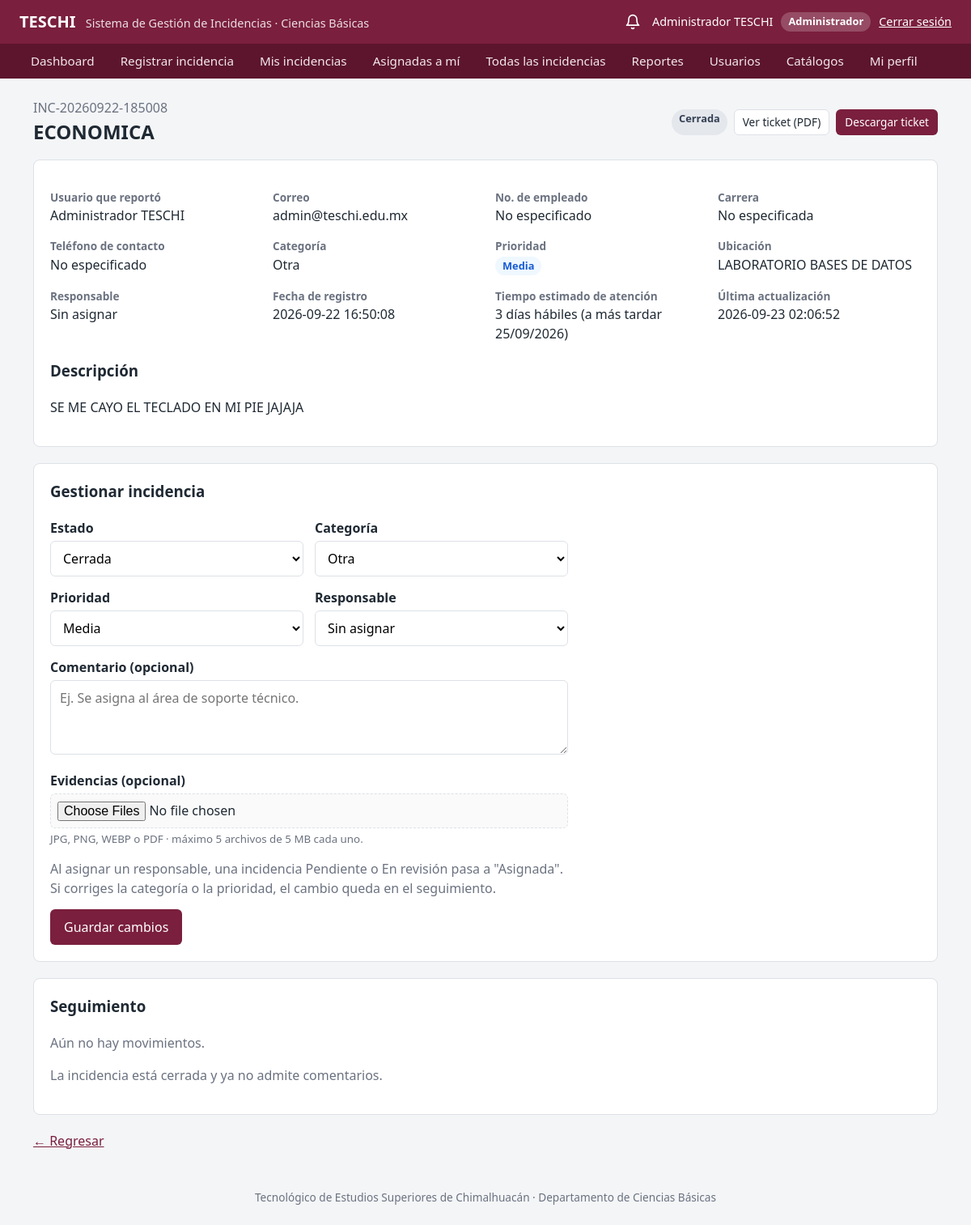
Before: /public/detalle_incidencia.php?id=3 (signed in) with the older database file.
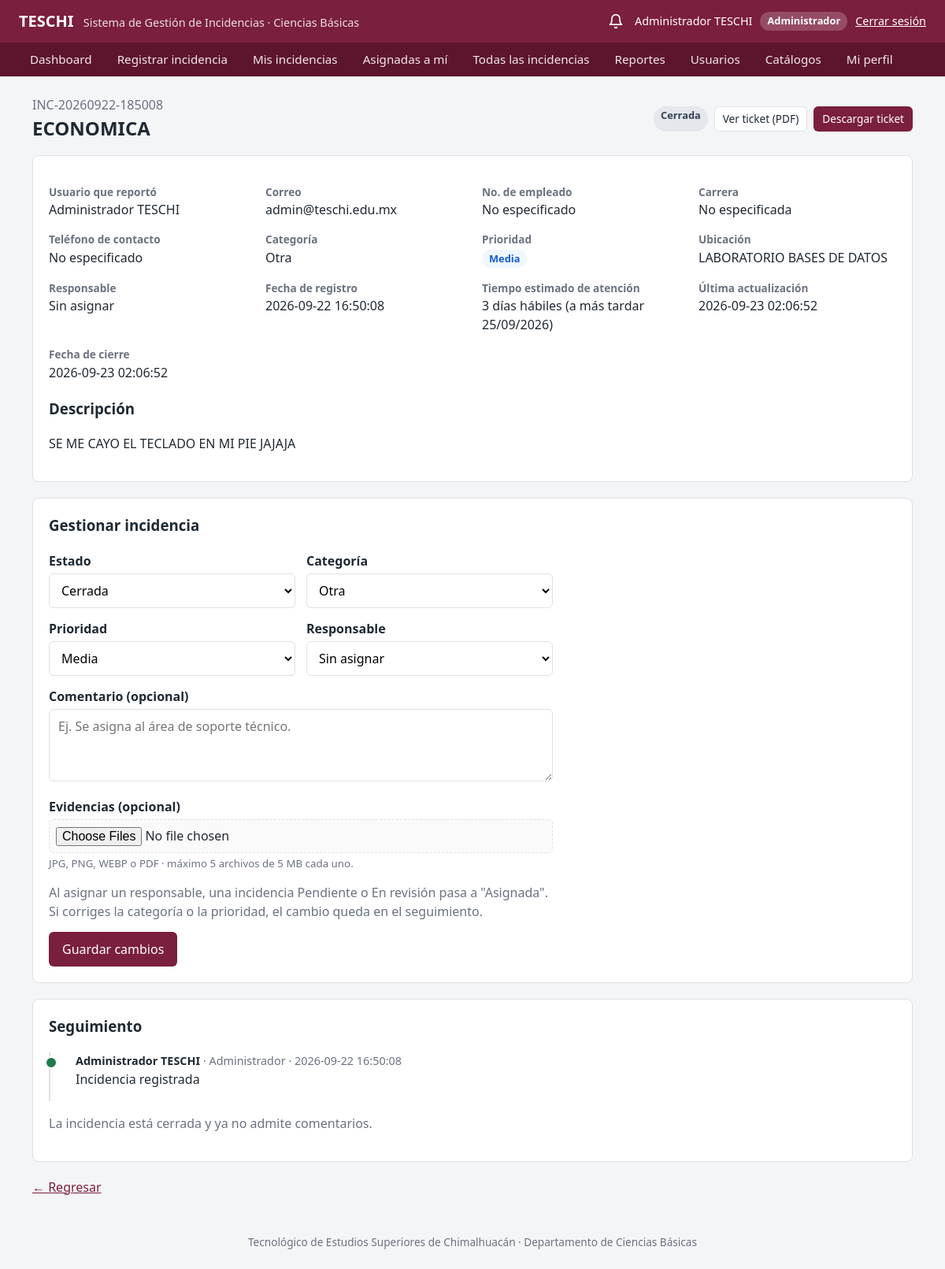
After: the same page with the newer database file.
### tables this page shows
CREATE TABLE `incidencias` (
  `id` int(11) NOT NULL,
  `folio` varchar(30) NOT NULL,
  `usuario_id` int(11) NOT NULL,
  `categoria_id` int(11) NOT NULL,
  `prioridad_id` int(11) NOT NULL,
  `estado_id` int(11) NOT NULL,
  `titulo` varchar(200) NOT NULL,
  `descripcion` text NOT NULL,
  `ubicacion` varchar(200) DEFAULT NULL,
  `responsable_id` int(11) DEFAULT NULL,
  `fecha_registro` timestamp NOT NULL DEFAULT current_timestamp(),
  `fecha_actualizacion` timestamp NOT NULL DEFAULT current_timestamp() ON UPDATE current_timestamp(),
  `fecha_cierre` datetime DEFAULT NULL
);

CREATE TABLE `estados_incidencia` (
  `id` int(11) NOT NULL,
  `nombre` varchar(50) NOT NULL,
  `descripcion` varchar(255) DEFAULT NULL
);

CREATE TABLE `usuarios` (
  `id` int(11) NOT NULL,
  `matricula` varchar(30) DEFAULT NULL,
  `nombre` varchar(100) NOT NULL,
  `apellido_paterno` varchar(100) DEFAULT NULL,
  `apellido_materno` varchar(100) DEFAULT NULL,
  `correo` varchar(150) NOT NULL,
  `password` varchar(255) NOT NULL,
  `rol_id` int(11) NOT NULL,
  `departamento` varchar(150) DEFAULT NULL,
  `telefono` varchar(20) DEFAULT NULL,
  `activo` tinyint(1) DEFAULT 1,
  `fecha_registro` timestamp NOT NULL DEFAULT current_timestamp()
);

CREATE TABLE `categorias` (
  `id` int(11) NOT NULL,
  `nombre` varchar(100) NOT NULL,
  `descripcion` varchar(255) DEFAULT NULL,
  `activo` tinyint(1) DEFAULT 1
);

CREATE TABLE `prioridades` (
  `id` int(11) NOT NULL,
  `nombre` varchar(50) NOT NULL,
  `nivel` int(11) NOT NULL,
  `activo` tinyint(1) NOT NULL DEFAULT 1
);

### app/models/Incidencia.php (called while the page is built, shortened)
<?php
class Incidencia
{
    private $conn;
    public function __construct($db)
    {
        $this->conn = $db;
    }
    public function buscarPorId($id)
    {
        $sql = "
            SELECT
                i.*,
                u.nombre,
                u.apellido_paterno,
                u.apellido_materno,
                u.correo,
                u.matricula,
                u.telefono AS telefono_usuario,
                u.carrera AS carrera_usuario,
                ru.nombre AS rol_solicitante,
                CONCAT(r.nombre, ' ', COALESCE(r.apellido_paterno, '')) AS responsable,
                c.nombre AS categoria,
                p.nombre AS prioridad,
                p.dias_atencion,
                e.nombre AS estado
            FROM incidencias i
            INNER JOIN usuarios u
                ON i.usuario_id = u.id
            INNER JOIN roles ru
                ON u.rol_id = ru.id
            LEFT JOIN usuarios r
                ON i.responsable_id = r.id
            INNER JOIN categorias c
                ON i.categoria_id = c.id
            INNER JOIN prioridades p
                ON i.prioridad_id = p.id
            INNER JOIN estados_incidencia e
                ON i.estado_id = e.id
            WHERE i.id = ?
            LIMIT 1
        ";
        $stmt = $this->conn->prepare($sql);
        $stmt->execute([$id]);
        return $stmt->fetch(PDO::FETCH_ASSOC);
    }
    public static function fechaCompromiso($fechaRegistro, $dias)
    {
        $fecha = new DateTime($fechaRegistro);
        $dias = (int) $dias;
        while ($dias > 0) {
            $fecha->modify("+1 day");
            if ((int) $fecha->format("N") <= 5) {
                $dias--;
            }
        }
        return $fecha;
    }
    public function obtenerEstados()
    {
        return $this->conn->query("
            SELECT id, nombre
            FROM estados_incidencia
            ORDER BY id
        ")->fetchAll(PDO::FETCH_KEY_PAIR);
    }
    public function opcionesClasificacion($tabla, $actual_id)
    {
        $orden = $tabla === "prioridades" ? "nivel" : "nombre";
        $stmt = $this->conn->prepare("
            SELECT id, nombre
            FROM $tabla
            WHERE activo = 1 OR id = ?
            ORDER BY $orden
        ");
        $stmt->execute([$actual_id]);
        return $stmt->fetchAll(PDO::FETCH_KEY_PAIR);
    }
    public function obtenerSeguimiento($incidencia_id)
    {
        $sql = "
            SELECT
                'historial' AS tipo,
                h.accion,
                h.descripcion AS texto,
                h.fecha,
                h.id,
                CONCAT(u.nombre, ' ', COALESCE(u.apellido_paterno, '')) AS usuario,
                r.nombre AS rol
            FROM historial_incidencias h
            INNER JOIN usuarios u ON h.usuario_id = u.id
            INNER JOIN roles r ON u.rol_id = r.id
            WHERE h.incidencia_id = ?
            UNION ALL
            SELECT
                'comentario' AS tipo,
                NULL AS accion,
                c.comentario AS texto,
                c.fecha,
                c.id,
                CONCAT(u.nombre, ' ', COALESCE(u.apellido_paterno, '')) AS usuario,
                r.nombre AS rol
            FROM comentarios_incidencia c
            INNER JOIN usuarios u ON c.usuario_id = u.id
            INNER JOIN roles r ON u.rol_id = r.id
            WHERE c.incidencia_id = ?
            ORDER BY fecha, tipo DESC, id
        ";
        $stmt = $this->conn->prepare($sql);
        $stmt->execute([$incidencia_id, $incidencia_id]);
        return $stmt->fetchAll(PDO::FETCH_ASSOC);
    }
}

### app/helpers/auth.php (called while the page is built, shortened)
<?php
function tieneRol(...$roles)
{
    return isset($_SESSION["rol"]) && in_array($_SESSION["rol"], $roles, true);
}
function esGestor()
{
    return tieneRol("Administrador", "Coordinador");
}
function e($valor)
{
    return htmlspecialchars((string) ($valor ?? ""), ENT_QUOTES, "UTF-8");
}
function claseEstado($estado)
{
    $clases = [
        "Pendiente" => "badge-pendiente",
        "En revisión" => "badge-revision",
        "Asignada" => "badge-asignada",
        "En proceso" => "badge-proceso",
        "Resuelta" => "badge-resuelta",
        "Cerrada" => "badge-cerrada",
        "Cancelada" => "badge-cancelada"
    ];
    return $clases[$estado] ?? "";
}
function clasePrioridad($prioridad)
{
    $clases = [
        "Baja" => "badge-baja",
        "Media" => "badge-media",
        "Alta" => "badge-alta",
        "Crítica" => "badge-critica"
    ];
    return $clases[$prioridad] ?? "";
}

### public/detalle_incidencia.php (the view, shortened to what the rows shown need)
<?php
require_once "../app/helpers/auth.php";
require_once "../app/models/Incidencia.php";
require_once "../app/helpers/evidencias.php";
$id = $_GET["id"] ?? "";
try {
    $database = new Database();
    $conn = $database->conectar();
    $incidenciaModel = new Incidencia($conn);
    $incidencia = $incidenciaModel->buscarPorId($id);
} catch (PDOException $e) {
    error_log("Error en la base de datos: " . $e->getMessage());
    die("Ocurrió un error al consultar la base de datos. Intenta de nuevo más tarde.");
}
$estados = $incidenciaModel->obtenerEstados();
$categoriasGestion = esGestor() ? $incidenciaModel->opcionesClasificacion("categorias", $incidencia["categoria_id"]) : [];
$prioridadesGestion = esGestor() ? $incidenciaModel->opcionesClasificacion("prioridades", $incidencia["prioridad_id"]) : [];
$bloqueada = in_array($incidencia["estado"], Incidencia::ESTADOS_BLOQUEADOS, true);
$puedeComentar = !$bloqueada;
$seguimiento = $incidenciaModel->obtenerSeguimiento($incidencia["id"]);
require_once "../app/views/layouts/header.php";
?>
<div class="encabezado-pagina">
    <div>
        <span class="texto-suave"><?= e($incidencia["folio"]) ?></span>
        <h1><?= e($incidencia["titulo"]) ?></h1>
    </div>
    <div class="acciones">
        <span class="badge <?= claseEstado($incidencia["estado"]) ?>">
            <?= e($incidencia["estado"]) ?>
        </span>
        <a href="ticket.php?id=<?= (int) $incidencia["id"] ?>" target="_blank" rel="noopener" class="btn btn-secundario btn-sm">
            Ver ticket (PDF)
        </a>
        <a href="ticket.php?id=<?= (int) $incidencia["id"] ?>&amp;descargar=1" class="btn btn-primary btn-sm">
            Descargar ticket
        </a>
    </div>
</div>
<section class="tarjeta">
    <dl class="detalle-grid">
        <div>
            <dt>Usuario que reportó</dt>
            <dd>
                <?= e(trim(
                    $incidencia["nombre"] . " " .
                    $incidencia["apellido_paterno"] . " " .
                    $incidencia["apellido_materno"]
                )) ?>
            </dd>
        </div>
        <div>
            <dt>Correo</dt>
            <dd><?= e($incidencia["correo"]) ?></dd>
        </div>
        <div>
            <dt><?= $incidencia["rol_solicitante"] === "Estudiante" ? "Matrícula" : "No. de empleado" ?></dt>
            <dd><?= e($incidencia["matricula"] ?: "No especificado") ?></dd>
        </div>
        <div>
            <dt>Carrera</dt>
            <dd><?= e(($incidencia["carrera"] ?: $incidencia["carrera_usuario"]) ?: "No especificada") ?></dd>
        </div>
        <div>
            <dt>Teléfono de contacto</dt>
            <dd><?= e(($incidencia["telefono_contacto"] ?: $incidencia["telefono_usuario"]) ?: "No especificado") ?></dd>
        </div>
        <div>
            <dt>Categoría</dt>
            <dd><?= e($incidencia["categoria"]) ?></dd>
        </div>
        <div>
            <dd>
                <span class="badge <?= clasePrioridad($incidencia["prioridad"]) ?>">
                    <?= e($incidencia["prioridad"]) ?>
                </span>
            </dd>
        </div>
        <div>
            <dt>Ubicación</dt>
            <dd><?= e($incidencia["ubicacion"] ?: "No especificada") ?></dd>
        </div>
        <div>
        </div>
        <div>
            <dt>Fecha de registro</dt>
            <dd><?= e($incidencia["fecha_registro"]) ?></dd>
        </div>
        <div>
            <dt>Tiempo estimado de atención</dt>
            <dd>
                <?= (int) $incidencia["dias_atencion"] ?>
                <?= (int) $incidencia["dias_atencion"] === 1 ? "día hábil" : "días hábiles" ?>
                (a más tardar <?= Incidencia::fechaCompromiso($incidencia["fecha_registro"], $incidencia["dias_atencion"])->format("d/m/Y") ?>)
            </dd>
        </div>
        <div>
            <dt>Última actualización</dt>
            <dd><?= e($incidencia["fecha_actualizacion"]) ?></dd>
        </div>
        <?php if (!empty($incidencia["fecha_cierre"])): ?>
            <div>
                <dt>Fecha de cierre</dt>
                <dd><?= e($incidencia["fecha_cierre"]) ?></dd>
            </div>
        <?php endif; ?>
    </dl>
    <h3>Descripción</h3>
    <p><?= nl2br(e($incidencia["descripcion"])) ?></p>
</section>
<?php if (esGestor()): ?>
    <section class="tarjeta">
        <h3>Gestionar incidencia</h3>
        <form method="POST" class="formulario" enctype="multipart/form-data">
            <div class="formulario-2col">
                <div>
                    <label for="estado_id">Estado</label>
                    <select name="estado_id" id="estado_id" required>
                        <?php foreach ($estados as $estadoId => $nombre): ?>
                            <option
                                value="<?= $estadoId ?>"
                                <?= (int) $estadoId === (int) $incidencia["estado_id"] ? "selected" : "" ?>
                            >
                                <?= e($nombre) ?>
                            </option>
                        <?php endforeach; ?>
                    </select>
                </div>
                <div>
                    <label for="categoria_gestion">Categoría</label>
                    <select name="categoria_id" id="categoria_gestion" required>
                        <?php foreach ($categoriasGestion as $categoriaId => $nombre): ?>
                            <option
                                value="<?= $categoriaId ?>"
                                <?= (int) $categoriaId === (int) $incidencia["categoria_id"] ? "selected" : "" ?>
                            >
                                <?= e($nombre) ?>
                            </option>
                        <?php endforeach; ?>
                    </select>
                </div>
                <div>
                    <label for="prioridad_gestion">Prioridad</label>
                    <select name="prioridad_id" id="prioridad_gestion" required>
                        <?php foreach ($prioridadesGestion as $prioridadId => $nombre): ?>
                            <option
                                value="<?= $prioridadId ?>"
                                <?= (int) $prioridadId === (int) $incidencia["prioridad_id"] ? "selected" : "" ?>
                            >
                                <?= e($nombre) ?>
                            </option>
                        <?php endforeach; ?>
                    </select>
                </div>
                <div>
                    <label for="responsable_id">Responsable</label>
                    <select name="responsable_id" id="responsable_id">
                        <option value="">Sin asignar</option>
                    </select>
                </div>
            </div>
            <div>
                <label for="comentario_gestion">Comentario (opcional)</label>
                <textarea
                    id="comentario_gestion"
                    name="comentario"
                    rows="3"
                    maxlength="2000"
                    placeholder="Ej. Se asigna al área de soporte técnico."
                ></textarea>
            </div>
            <?= campoEvidencias("evidencias_gestion") ?>
            <p class="texto-suave" style="margin: 0">
                Al asignar un responsable, una incidencia Pendiente o En revisión pasa a "Asignada".
                Si corriges la categoría o la prioridad, el cambio queda en el seguimiento.
            </p>
            <div class="acciones">
                <button type="submit" class="btn btn-primary">Guardar cambios</button>
            </div>
        </form>
    </section>
<?php endif; ?>
<section class="tarjeta">
    <h3>Seguimiento</h3>
    <?php if (empty($seguimiento)): ?>
        <p class="texto-suave">Aún no hay movimientos.</p>
    <?php else: ?>
        <ol class="timeline">
            <?php foreach ($seguimiento as $evento): ?>
                <li class="evento evento-<?= e($evento["tipo"] === "comentario" ? "comentario" : $evento["accion"]) ?>">
                </li>
            <?php endforeach; ?>
        </ol>
    <?php endif; ?>
    <?php if ($puedeComentar): ?>
        <form method="POST" class="formulario" style="margin-top: 16px" enctype="multipart/form-data">
            <?= campoCsrf() ?>
            <input type="hidden" name="accion" value="comentar">
            <div>
                <label for="comentario">Agregar comentario</label>
                <textarea id="comentario" name="comentario" rows="3" maxlength="2000"></textarea>
            </div>
            <?= campoEvidencias("evidencias_comentario") ?>
            <div class="acciones">
                <button type="submit" class="btn btn-primary">Comentar</button>
            </div>
        </form>
    <?php else: ?>
        <p class="texto-suave">La incidencia está <?= e(mb_strtolower($incidencia["estado"])) ?> y ya no admite comentarios.</p>
    <?php endif; ?>
</section>
<?php require_once "../app/views/layouts/footer.php"; ?>

Changed rows visible on the page:
changed incidencias "ECONOMICA": fecha_cierre (not shown) → "2026-09-23 02:06:52"
Other visible differences:
text no longer shown: "Aún no hay movimientos."
text now shown: "Fecha de cierre"
new list line: "Administrador TESCHI · Administrador · 2026-09-22 16:50:08 Incidencia registrada"
